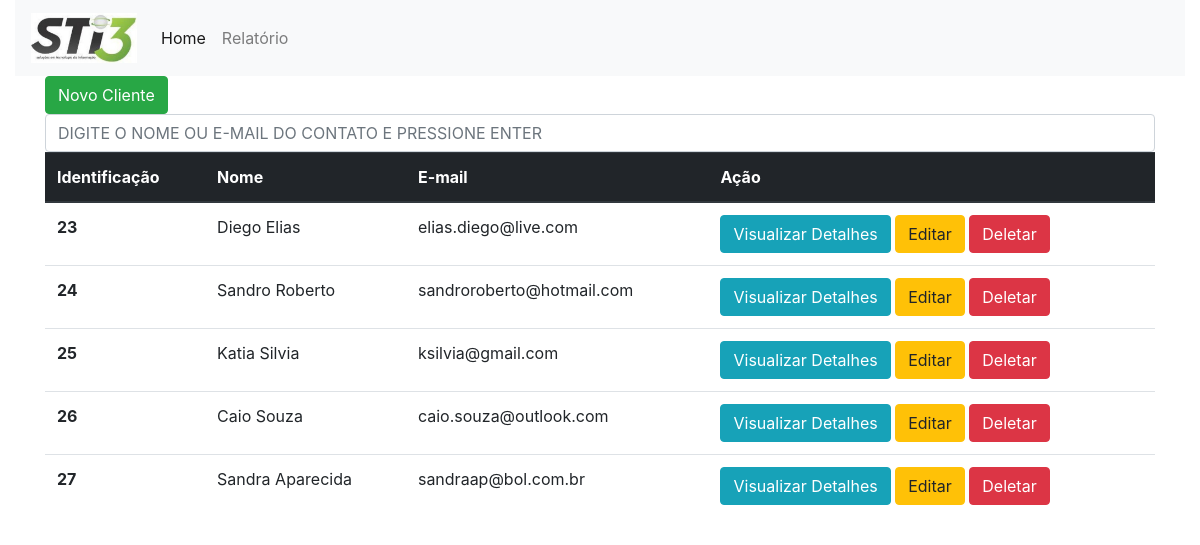
The page / on the database its author committed.
### tables this page shows
CREATE TABLE `cliente` (
  `id` int(11) NOT NULL,
  `nome` varchar(80) NOT NULL,
  `email` varchar(80) NOT NULL,
  `dataNascimento` date DEFAULT NULL,
  `dataCadastro` datetime NOT NULL,
  `dataAlteracao` datetime NOT NULL
);

### core/controller.php (called while the page is built, shortened)
<?php
class controller {
	public function loadTemplate($viewName, $viewData = array()) {
		require 'views/template.php';
	}
	public function loadViewInTemplate($viewName, $viewData = array()) {
		extract($viewData);
		require 'views/'.$viewName.'.php';
	}
}

### controllers/homeController.php (called while the page is built, shortened)
<?php
class homeController extends controller {
	public function index() {
		$dados = array();
		$cliente = new Cliente();
		if(!empty($_GET['busca'])){
			$b = $_GET['busca'];
		} else {
			$b = '';
		}
		$listCliente = $cliente->listCliente($b);
		$dados['listCliente'] = $listCliente;
		$this->loadTemplate('home', $dados);
	}
}

### core/Core.php (called while the page is built, shortened)
<?php
class Core {
	public function run() {
		$url = '/';
		$params = array();
		if(!empty($url) && $url != '/') {
			$url = explode('/', $url);
			array_shift($url);
			$currentController = $url[0].'Controller';
			array_shift($url);
			if(isset($url[0]) && !empty($url[0])) {
				$currentAction = $url[0];
				array_shift($url);
			} else {
				$currentAction = 'index';
			}
			if(count($url) > 0) {
				$params = $url;
			}
		} else {
			$currentAction = 'index';
		}
			$c = new $currentController();
			call_user_func_array(array($c, $currentAction), $params);
		}
}
?>

### index.php (called while the page is built, shortened)
<?php
$core = new Core();
$core->run();

### core/model.php (called while the page is built, shortened)
<?php
class model {
	public function __construct() {
		global $db;
		$this->db = $db;
	}
}

### models/cliente.php (called while the page is built, shortened)
<?php
class Cliente extends model{
    public function listCliente($b=''){
        if(!empty($b)){
            $sql = 'SELECT * FROM cliente WHERE nome = :n OR email LIKE :e';
            $sql = $this->db->prepare($sql);
            $sql->bindValue(":n", '%'.$b.'%');
            $sql->bindValue(":e", '%'.$b.'%');
            $sql->execute();
        } else {
            $sql = 'SELECT * FROM cliente';
            $sql = $this->db->query($sql);
        }
        if($sql->rowCount() > 0){
            $sql = $sql->fetchAll();
            return $sql;
        }
    }
}
?>

### views/home.php (the view, shortened to what this page needs)
<div class="container">
<button type="button" class="btn btn-success" data-toggle="modal" data-target="#adicionarCliente">
  Novo Cliente
</button>
<form class="">
  <input class="form-control" autofocus type="search" class="mx-auto" name="busca" placeholder="DIGITE O NOME OU E-MAIL DO CONTATO E PRESSIONE ENTER" aria-label="Search" value="<?php echo (!empty($_GET['busca']))?$_GET['busca']:'';?>">
</form>
<table class="table">
  <thead class="thead-dark">
    <tr>
      <th scope="col">Identificação</th>
      <th scope="col">Nome</th>
      <th scope="col">E-mail</th>
      <th scope="col">Ação</th>
    </tr>
  </thead>
  <tbody>
    <?php if(isset($listCliente) && !empty($listCliente)):?>
      <?php foreach($listCliente as $list):?>
          <tr>
          <th scope="row"><?php echo $list['id'];?></th>
          <td><?php echo $list['nome'];?></td>
          <td><?php echo $list['email'];?></td>
          <td>
              <a href="<?php echo BASE_URL.'informacao/buscar/'.$list['id'];?>" class="btn btn-info">Visualizar Detalhes</a>
              <a href="<?php echo BASE_URL.'home/editar/'.$list['id'];?>" class="btn btn-warning">Editar</a>
              <a href="javascript:;" class="btn btn-danger"  onclick="DeleteCliente(<?php echo $list['id'];?>)">Deletar</a>
          </td>
          </tr>
      <?php endforeach;?>
    <?php endif;?>
  </tbody>
</table>
</div>

### views/template.php (shortened to what this page needs)
<!DOCTYPE html>
<html lang="pt-BR">
<head>
	<link rel="stylesheet" type="text/css" href="<?php echo BASE_URL;?>assets/css/bootstrap.min.css">
	<link rel="stylesheet" type="text/css" href="<?php echo BASE_URL;?>assets/css/styles.css">
</head>
<body>
	<div class="container-fluid">
		<nav class="navbar navbar-expand-lg navbar-light bg-light">
  			<div class="collapse navbar-collapse" id="navbarTogglerDemo01">
				<a class="navbar-brand" href="#">
					<img src="<?php echo BASE_URL.'assets/image/logo.jpeg'?>" alt="" height="50">
				</a>
				<ul class="navbar-nav mr-auto mt-2 mt-lg-0">
					<li class="nav-item active">
						<a class="nav-link" href="<?php echo BASE_URL; ?>">Home <span class="sr-only">(current)</span></a>
					</li>
					<li class="nav-item">
						<a class="nav-link" href="<?php echo BASE_URL; ?>relatorio/geral">Relatório</a>
					</li>
				</ul>
  			</div>
		</nav>
	</div>
	<?php $this->loadViewInTemplate($viewName, $viewData); ?>
</body>
</html>

### rows shown on the page
cliente: id "23", nome "Diego Elias", email "elias.diego@live.com"
cliente: id "24", nome "Sandro Roberto", email "sandroroberto@hotmail.com"
cliente: id "25", nome "Katia Silvia", email "ksilvia@gmail.com"
cliente: id "26", nome "Caio Souza", email "caio.souza@outlook.com"
cliente: id "27", nome "Sandra Aparecida", email "sandraap@bol.com.br"
